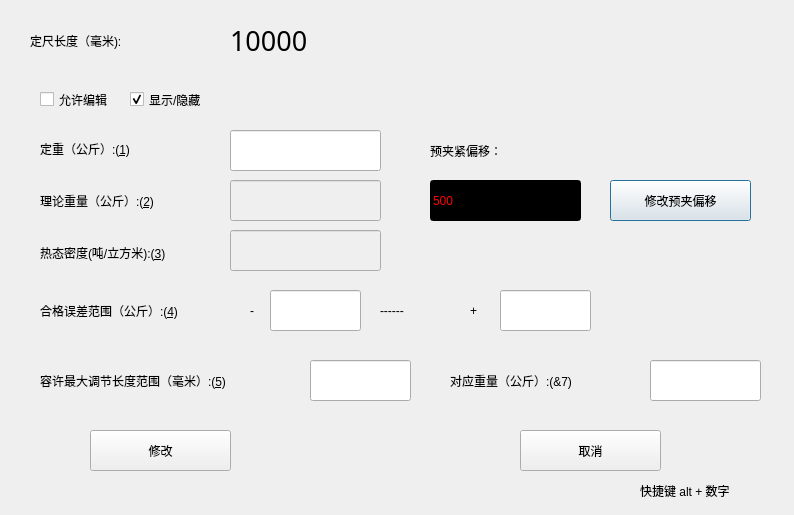
<?xml version="1.0" encoding="UTF-8"?>
<ui version="4.0">
 <class>Dialog</class>
 <widget class="QDialog" name="Dialog">
  <property name="geometry">
   <rect>
    <x>0</x>
    <y>0</y>
    <width>794</width>
    <height>515</height>
   </rect>
  </property>
  <property name="windowTitle">
   <string>输入定尺(计量单位：毫米)</string>
  </property>
  <widget class="QLabel" name="label">
   <property name="geometry">
    <rect>
     <x>30</x>
     <y>20</y>
     <width>161</width>
     <height>41</height>
    </rect>
   </property>
   <property name="styleSheet">
    <string notr="true">font: 12pt &quot;微软雅黑&quot;;</string>
   </property>
   <property name="text">
    <string>定尺长度（毫米):</string>
   </property>
  </widget>
  <widget class="QLabel" name="label_3">
   <property name="geometry">
    <rect>
     <x>430</x>
     <y>130</y>
     <width>161</width>
     <height>41</height>
    </rect>
   </property>
   <property name="styleSheet">
    <string notr="true">font: 12pt &quot;微软雅黑&quot;;</string>
   </property>
   <property name="text">
    <string>预夹紧偏移：</string>
   </property>
  </widget>
  <widget class="QPushButton" name="Btn__PreClampOffset">
   <property name="geometry">
    <rect>
     <x>610</x>
     <y>180</y>
     <width>141</width>
     <height>41</height>
    </rect>
   </property>
   <property name="text">
    <string>修改预夹偏移</string>
   </property>
  </widget>
  <widget class="QLabel" name="label_7">
   <property name="geometry">
    <rect>
     <x>40</x>
     <y>290</y>
     <width>181</width>
     <height>41</height>
    </rect>
   </property>
   <property name="styleSheet">
    <string notr="true">font: 10pt &quot;微软雅黑&quot;;</string>
   </property>
   <property name="text">
    <string>合格误差范围（公斤）:(&amp;4)</string>
   </property>
   <property name="buddy">
    <cstring>Lne_ErrRangeMinus</cstring>
   </property>
  </widget>
  <widget class="QLabel" name="label_8">
   <property name="geometry">
    <rect>
     <x>250</x>
     <y>290</y>
     <width>31</width>
     <height>41</height>
    </rect>
   </property>
   <property name="styleSheet">
    <string notr="true">font: 10pt &quot;微软雅黑&quot;;</string>
   </property>
   <property name="text">
    <string>-</string>
   </property>
  </widget>
  <widget class="QLabel" name="label_9">
   <property name="geometry">
    <rect>
     <x>380</x>
     <y>290</y>
     <width>61</width>
     <height>41</height>
    </rect>
   </property>
   <property name="styleSheet">
    <string notr="true">font: 10pt &quot;微软雅黑&quot;;</string>
   </property>
   <property name="text">
    <string>------</string>
   </property>
  </widget>
  <widget class="QLabel" name="label_10">
   <property name="geometry">
    <rect>
     <x>470</x>
     <y>290</y>
     <width>31</width>
     <height>41</height>
    </rect>
   </property>
   <property name="styleSheet">
    <string notr="true">font: 10pt &quot;微软雅黑&quot;;</string>
   </property>
   <property name="text">
    <string>+</string>
   </property>
  </widget>
  <widget class="QLabel" name="label_11">
   <property name="geometry">
    <rect>
     <x>40</x>
     <y>360</y>
     <width>261</width>
     <height>41</height>
    </rect>
   </property>
   <property name="styleSheet">
    <string notr="true">font: 10pt &quot;微软雅黑&quot;;</string>
   </property>
   <property name="text">
    <string>容许最大调节长度范围（毫米）:(&amp;5)</string>
   </property>
   <property name="buddy">
    <cstring>Lne_LengthRangeMax</cstring>
   </property>
  </widget>
  <widget class="QLabel" name="label_12">
   <property name="geometry">
    <rect>
     <x>450</x>
     <y>360</y>
     <width>181</width>
     <height>41</height>
    </rect>
   </property>
   <property name="styleSheet">
    <string notr="true">font: 10pt &quot;微软雅黑&quot;;</string>
   </property>
   <property name="text">
    <string>对应重量（公斤）:(&amp;7)</string>
   </property>
  </widget>
  <widget class="QPushButton" name="Btn_FixLengYes">
   <property name="geometry">
    <rect>
     <x>90</x>
     <y>430</y>
     <width>141</width>
     <height>41</height>
    </rect>
   </property>
   <property name="text">
    <string>修改</string>
   </property>
  </widget>
  <widget class="QPushButton" name="Btn_FixLengNo">
   <property name="geometry">
    <rect>
     <x>520</x>
     <y>430</y>
     <width>141</width>
     <height>41</height>
    </rect>
   </property>
   <property name="text">
    <string>取消</string>
   </property>
  </widget>
  <widget class="QLabel" name="label_4">
   <property name="geometry">
    <rect>
     <x>40</x>
     <y>126</y>
     <width>159</width>
     <height>45</height>
    </rect>
   </property>
   <property name="styleSheet">
    <string notr="true">font: 10pt &quot;微软雅黑&quot;;</string>
   </property>
   <property name="text">
    <string>定重（公斤）:(&amp;1)</string>
   </property>
   <property name="buddy">
    <cstring>Lne_FixWeiht</cstring>
   </property>
  </widget>
  <widget class="QLabel" name="label_6">
   <property name="geometry">
    <rect>
     <x>40</x>
     <y>178</y>
     <width>159</width>
     <height>45</height>
    </rect>
   </property>
   <property name="styleSheet">
    <string notr="true">font: 10pt &quot;微软雅黑&quot;;</string>
   </property>
   <property name="text">
    <string>理论重量（公斤）:(&amp;2)</string>
   </property>
   <property name="buddy">
    <cstring>Lne_TheoryWeiht</cstring>
   </property>
  </widget>
  <widget class="QLabel" name="label_5">
   <property name="geometry">
    <rect>
     <x>40</x>
     <y>230</y>
     <width>159</width>
     <height>45</height>
    </rect>
   </property>
   <property name="styleSheet">
    <string notr="true">font: 10pt &quot;微软雅黑&quot;;</string>
   </property>
   <property name="text">
    <string>热态密度(吨/立方米):(&amp;3)</string>
   </property>
   <property name="buddy">
    <cstring>Lne_Density</cstring>
   </property>
  </widget>
  <widget class="QCheckBox" name="Ceb_AllowEdit">
   <property name="geometry">
    <rect>
     <x>40</x>
     <y>90</y>
     <width>91</width>
     <height>19</height>
    </rect>
   </property>
   <property name="text">
    <string>允许编辑</string>
   </property>
   <property name="checkable">
    <bool>true</bool>
   </property>
   <property name="checked">
    <bool>false</bool>
   </property>
  </widget>
  <widget class="QLineEdit" name="Lne_FixWeiht">
   <property name="geometry">
    <rect>
     <x>230</x>
     <y>130</y>
     <width>151</width>
     <height>41</height>
    </rect>
   </property>
  </widget>
  <widget class="QLineEdit" name="Lne_TheoryWeiht">
   <property name="enabled">
    <bool>false</bool>
   </property>
   <property name="geometry">
    <rect>
     <x>230</x>
     <y>180</y>
     <width>151</width>
     <height>41</height>
    </rect>
   </property>
  </widget>
  <widget class="QLineEdit" name="Lne_Density">
   <property name="enabled">
    <bool>false</bool>
   </property>
   <property name="geometry">
    <rect>
     <x>230</x>
     <y>230</y>
     <width>151</width>
     <height>41</height>
    </rect>
   </property>
  </widget>
  <widget class="QLineEdit" name="Lne_ErrRangeMinus">
   <property name="geometry">
    <rect>
     <x>270</x>
     <y>290</y>
     <width>91</width>
     <height>41</height>
    </rect>
   </property>
  </widget>
  <widget class="QLineEdit" name="Lne_LengthRangeMax">
   <property name="geometry">
    <rect>
     <x>310</x>
     <y>360</y>
     <width>101</width>
     <height>41</height>
    </rect>
   </property>
  </widget>
  <widget class="QLineEdit" name="Lne_ErrRangePlus">
   <property name="geometry">
    <rect>
     <x>500</x>
     <y>290</y>
     <width>91</width>
     <height>41</height>
    </rect>
   </property>
  </widget>
  <widget class="QLineEdit" name="Lne_WeightMax">
   <property name="geometry">
    <rect>
     <x>650</x>
     <y>360</y>
     <width>111</width>
     <height>41</height>
    </rect>
   </property>
  </widget>
  <widget class="QLineEdit" name="Lne_PreClampOffset">
   <property name="geometry">
    <rect>
     <x>430</x>
     <y>180</y>
     <width>151</width>
     <height>41</height>
    </rect>
   </property>
   <property name="styleSheet">
    <string notr="true">background-color:black;
color:red;
font: 14pt &quot;微软雅黑&quot;</string>
   </property>
   <property name="text">
    <string>500</string>
   </property>
  </widget>
  <widget class="QLabel" name="Lab_ReadLeng">
   <property name="geometry">
    <rect>
     <x>230</x>
     <y>20</y>
     <width>161</width>
     <height>41</height>
    </rect>
   </property>
   <property name="font">
    <font>
     <family>微软雅黑</family>
     <pointsize>20</pointsize>
     <weight>50</weight>
     <italic>false</italic>
     <bold>false</bold>
    </font>
   </property>
   <property name="styleSheet">
    <string notr="true">font: 20pt &quot;微软雅黑&quot;;</string>
   </property>
   <property name="text">
    <string>10000</string>
   </property>
  </widget>
  <widget class="QLabel" name="label_2">
   <property name="geometry">
    <rect>
     <x>640</x>
     <y>480</y>
     <width>161</width>
     <height>21</height>
    </rect>
   </property>
   <property name="styleSheet">
    <string notr="true">font: 12pt &quot;微软雅黑&quot;;</string>
   </property>
   <property name="text">
    <string>快捷键 alt + 数字</string>
   </property>
  </widget>
  <widget class="QCheckBox" name="Ceb_AllowEdit_2">
   <property name="geometry">
    <rect>
     <x>130</x>
     <y>90</y>
     <width>91</width>
     <height>19</height>
    </rect>
   </property>
   <property name="text">
    <string>显示/隐藏</string>
   </property>
   <property name="checked">
    <bool>true</bool>
   </property>
  </widget>
 </widget>
 <tabstops>
  <tabstop>Ceb_AllowEdit</tabstop>
  <tabstop>Lne_FixWeiht</tabstop>
  <tabstop>Lne_TheoryWeiht</tabstop>
  <tabstop>Lne_Density</tabstop>
  <tabstop>Lne_PreClampOffset</tabstop>
  <tabstop>Btn__PreClampOffset</tabstop>
  <tabstop>Lne_ErrRangeMinus</tabstop>
  <tabstop>Lne_ErrRangePlus</tabstop>
  <tabstop>Lne_LengthRangeMax</tabstop>
  <tabstop>Lne_WeightMax</tabstop>
  <tabstop>Btn_FixLengYes</tabstop>
  <tabstop>Btn_FixLengNo</tabstop>
 </tabstops>
 <resources/>
 <connections>
  <connection>
   <sender>Ceb_AllowEdit_2</sender>
   <signal>toggled(bool)</signal>
   <receiver>Lne_TheoryWeiht</receiver>
   <slot>setVisible(bool)</slot>
   <hints>
    <hint type="sourcelabel">
     <x>162</x>
     <y>104</y>
    </hint>
    <hint type="destinationlabel">
     <x>249</x>
     <y>202</y>
    </hint>
   </hints>
  </connection>
  <connection>
   <sender>Ceb_AllowEdit</sender>
   <signal>toggled(bool)</signal>
   <receiver>Lne_Density</receiver>
   <slot>setEnabled(bool)</slot>
   <hints>
    <hint type="sourcelabel">
     <x>84</x>
     <y>98</y>
    </hint>
    <hint type="destinationlabel">
     <x>238</x>
     <y>253</y>
    </hint>
   </hints>
  </connection>
  <connection>
   <sender>Ceb_AllowEdit</sender>
   <signal>toggled(bool)</signal>
   <receiver>Lne_TheoryWeiht</receiver>
   <slot>setEnabled(bool)</slot>
   <hints>
    <hint type="sourcelabel">
     <x>107</x>
     <y>101</y>
    </hint>
    <hint type="destinationlabel">
     <x>241</x>
     <y>192</y>
    </hint>
   </hints>
  </connection>
 </connections>
</ui>
